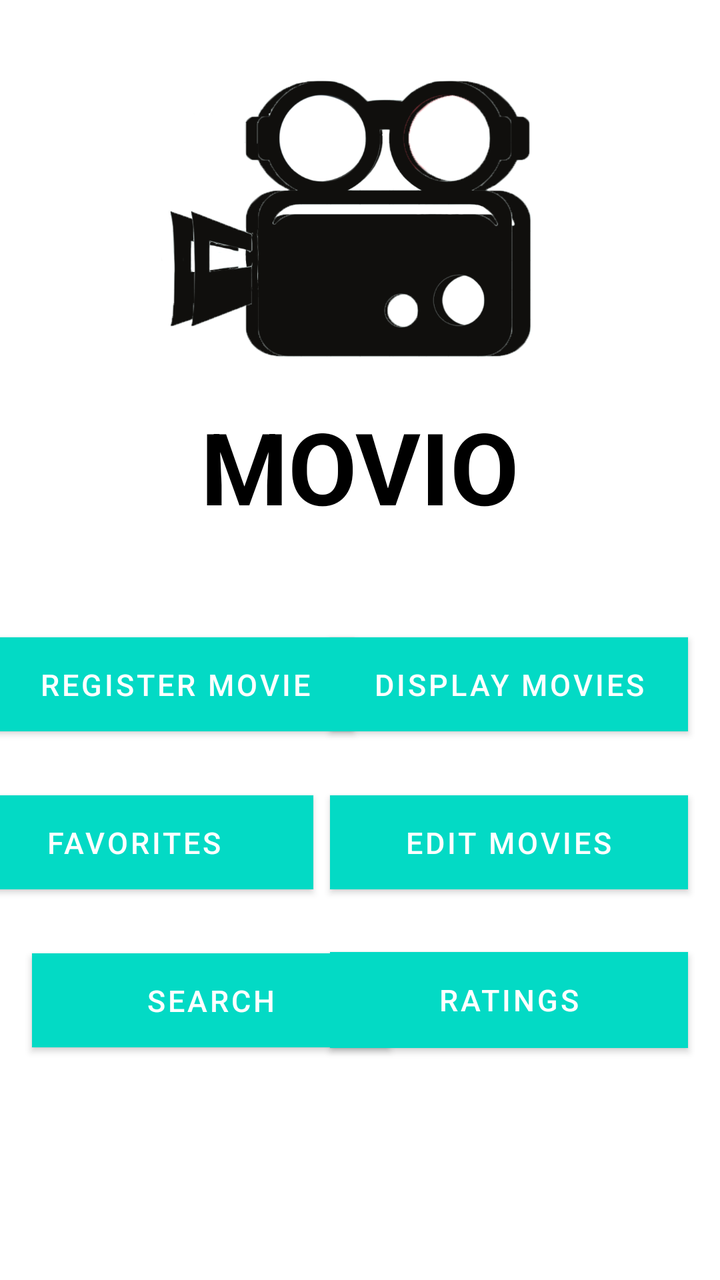
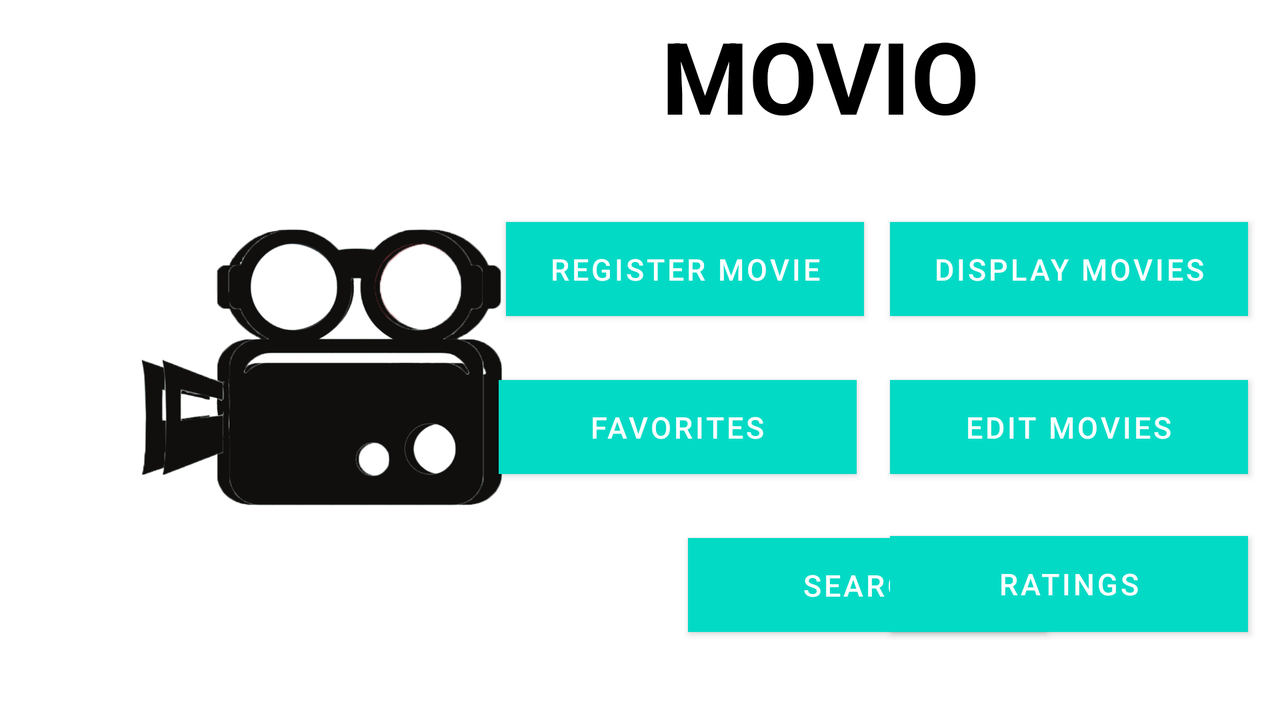

An Android layout and its configuration variant, each rendered on a device that would load it. The default file and the variant file are quoted in full after the pictures.
<!-- AndroidManifest.xml: application theme Theme.MyMovieappBrandNew -->
<!-- res/layout/activity_main.xml -->
<?xml version="1.0" encoding="utf-8"?>
<androidx.constraintlayout.widget.ConstraintLayout xmlns:android="http://schemas.android.com/apk/res/android"
    xmlns:app="http://schemas.android.com/apk/res-auto"
    xmlns:tools="http://schemas.android.com/tools"
    android:layout_width="match_parent"
    android:layout_height="match_parent"
    tools:context=".MainActivity">

    <Button
        android:id="@+id/button7"
        android:layout_width="179dp"
        android:layout_height="47dp"
        android:layout_gravity="center_horizontal"
        android:layout_marginStart="4dp"
        android:layout_marginLeft="4dp"
        android:layout_marginBottom="32dp"
        android:background="@color/teal_200"
        android:text="REGISTER MOVIE"
        android:textColor="#fff"
        android:textSize="15sp"
        app:backgroundTint="@color/teal_200"
        app:layout_constraintBottom_toTopOf="@+id/button9"
        app:layout_constraintEnd_toStartOf="@+id/button8"
        app:layout_constraintHorizontal_bias="0.363"
        app:layout_constraintStart_toStartOf="parent" />

    <Button
        android:id="@+id/button8"
        android:layout_width="179dp"
        android:layout_height="47dp"
        android:layout_gravity="center_horizontal"
        android:layout_marginEnd="16dp"
        android:layout_marginRight="16dp"
        android:background="@color/teal_200"
        android:text="DISPLAY MOVIES"
        android:textColor="#fff"
        android:textSize="15sp"
        app:backgroundTint="@color/teal_200"
        app:layout_constraintBottom_toTopOf="@+id/button10"
        app:layout_constraintEnd_toEndOf="parent"
        app:layout_constraintTop_toTopOf="@+id/button7"
        app:layout_constraintVertical_bias="0.0" />

    <Button
        android:id="@+id/button9"
        android:layout_width="179dp"
        android:layout_height="47dp"
        android:layout_gravity="center_horizontal"
        android:layout_marginEnd="16dp"
        android:layout_marginRight="16dp"
        android:layout_marginBottom="32dp"
        android:background="@color/teal_200"
        android:text="FAVORITES"
        android:textColor="#fff"
        android:textSize="15sp"
        app:backgroundTint="@color/teal_200"
        app:layout_constraintBottom_toTopOf="@+id/button11"
        app:layout_constraintEnd_toStartOf="@+id/button10"
        app:layout_constraintHorizontal_bias="0.761"
        app:layout_constraintStart_toStartOf="parent" />

    <Button
        android:id="@+id/button10"
        android:layout_width="179dp"
        android:layout_height="47dp"
        android:layout_gravity="center_horizontal"
        android:layout_marginEnd="16dp"
        android:layout_marginRight="16dp"
        android:background="@color/teal_200"
        android:text="EDIT MOVIES"
        android:textColor="#fff"
        android:textSize="15sp"
        app:backgroundTint="@color/teal_200"
        app:layout_constraintBottom_toBottomOf="@+id/button9"
        app:layout_constraintEnd_toEndOf="parent"
        app:layout_constraintTop_toTopOf="@+id/button9"
        app:layout_constraintVertical_bias="0.0" />

    <Button
        android:id="@+id/button11"
        android:layout_width="179dp"
        android:layout_height="47dp"
        android:layout_gravity="center_horizontal"
        android:layout_marginStart="16dp"
        android:layout_marginLeft="16dp"
        android:background="@color/teal_200"
        android:text="SEARCH"
        android:textColor="#fff"
        android:textSize="15sp"
        app:backgroundTint="@color/teal_200"
        app:layout_constraintBottom_toBottomOf="@+id/button12"
        app:layout_constraintStart_toStartOf="parent"
        app:layout_constraintTop_toTopOf="@+id/button12" />

    <Button
        android:id="@+id/button12"
        android:layout_width="179dp"
        android:layout_height="wrap_content"
        android:layout_gravity="center_horizontal"
        android:layout_marginEnd="16dp"
        android:layout_marginRight="16dp"
        android:layout_marginBottom="116dp"
        android:background="@color/teal_200"
        android:text="RATINGS"
        android:textColor="#fff"
        android:textSize="15sp"
        app:backgroundTint="@color/teal_200"
        app:layout_constraintBottom_toBottomOf="parent"
        app:layout_constraintEnd_toEndOf="parent"
        app:layout_constraintHorizontal_bias="1.0"
        app:layout_constraintStart_toEndOf="@+id/button11" />

    <TextView
        android:id="@+id/textView"
        android:layout_width="268dp"
        android:layout_height="91dp"
        android:layout_marginBottom="40dp"
        android:gravity="center"
        android:text="MOVIO"
        android:textColor="@color/black"
        android:textSize="50sp"
        android:textStyle="bold"
        app:layout_constraintBottom_toTopOf="@+id/button8"
        app:layout_constraintEnd_toEndOf="parent"
        app:layout_constraintHorizontal_bias="0.496"
        app:layout_constraintStart_toStartOf="parent" />

    <ImageView
        android:id="@+id/imageView"
        android:layout_width="307dp"
        android:layout_height="218dp"
        android:layout_marginBottom="64dp"
        android:background="@drawable/logo"
        app:layout_constraintBottom_toTopOf="@+id/button7"
        app:layout_constraintEnd_toEndOf="parent"
        app:layout_constraintStart_toStartOf="parent"
        tools:srcCompat="@drawable/logo" />


</androidx.constraintlayout.widget.ConstraintLayout>
<!-- resources referenced by this layout -->
<resources>
  <!-- drawable logo: jpg bitmap (drawable, 99172 bytes) -->
  <style name="Theme.MyMovieappBrandNew" parent="Theme.MaterialComponents.DayNight.DarkActionBar">
          
          <item name="colorPrimary">@color/teal_200</item>
          <item name="colorPrimaryVariant">@color/teal_700</item>
          <item name="colorOnPrimary">@color/white</item>
          
          <item name="colorSecondary">@color/teal_200</item>
          <item name="colorSecondaryVariant">@color/teal_700</item>
          <item name="colorOnSecondary">@color/black</item>
          
          <item name="android:statusBarColor" tools:targetApi="l">?attr/colorPrimaryVariant</item>
          
      </style>
</resources>
<!-- res/layout-land/activity_main.xml (the repository's variant of the layout above) -->
<!-- drawn on the phone turned sideways -->
<?xml version="1.0" encoding="utf-8"?>
<androidx.constraintlayout.widget.ConstraintLayout xmlns:android="http://schemas.android.com/apk/res/android"
    xmlns:app="http://schemas.android.com/apk/res-auto"
    xmlns:tools="http://schemas.android.com/tools"
    android:layout_width="match_parent"
    android:layout_height="match_parent"
    tools:context=".MainActivity">

    <Button
        android:id="@+id/button7"
        android:layout_width="179dp"
        android:layout_height="47dp"
        android:layout_gravity="center_horizontal"
        android:layout_marginStart="4dp"
        android:layout_marginLeft="4dp"
        android:layout_marginBottom="32dp"
        android:background="@color/teal_200"
        android:text="REGISTER MOVIE"
        android:textColor="#fff"
        android:textSize="15sp"
        app:backgroundTint="@color/teal_200"
        app:layout_constraintBottom_toTopOf="@+id/button9"
        app:layout_constraintEnd_toStartOf="@+id/button8"
        app:layout_constraintHorizontal_bias="0.951"
        app:layout_constraintStart_toStartOf="parent" />

    <Button
        android:id="@+id/button8"
        android:layout_width="179dp"
        android:layout_height="47dp"
        android:layout_gravity="center_horizontal"
        android:layout_marginEnd="16dp"
        android:layout_marginRight="16dp"
        android:background="@color/teal_200"
        android:text="DISPLAY MOVIES"
        android:textColor="#fff"
        android:textSize="15sp"
        app:backgroundTint="@color/teal_200"
        app:layout_constraintBottom_toTopOf="@+id/button10"
        app:layout_constraintEnd_toEndOf="parent"
        app:layout_constraintTop_toTopOf="@+id/button7"
        app:layout_constraintVertical_bias="0.0" />

    <Button
        android:id="@+id/button9"
        android:layout_width="179dp"
        android:layout_height="47dp"
        android:layout_gravity="center_horizontal"
        android:layout_marginEnd="16dp"
        android:layout_marginRight="16dp"
        android:layout_marginBottom="32dp"
        android:background="@color/teal_200"
        android:text="FAVORITES"
        android:textColor="#fff"
        android:textSize="15sp"
        app:backgroundTint="@color/teal_200"
        app:layout_constraintBottom_toTopOf="@+id/button11"
        app:layout_constraintEnd_toStartOf="@+id/button10"
        app:layout_constraintHorizontal_bias="0.997"
        app:layout_constraintStart_toStartOf="parent" />

    <Button
        android:id="@+id/button10"
        android:layout_width="179dp"
        android:layout_height="47dp"
        android:layout_gravity="center_horizontal"
        android:layout_marginEnd="16dp"
        android:layout_marginRight="16dp"
        android:background="@color/teal_200"
        android:text="EDIT MOVIES"
        android:textColor="#fff"
        android:textSize="15sp"
        app:backgroundTint="@color/teal_200"
        app:layout_constraintBottom_toBottomOf="@+id/button9"
        app:layout_constraintEnd_toEndOf="parent"
        app:layout_constraintTop_toTopOf="@+id/button9"
        app:layout_constraintVertical_bias="0.0" />

    <Button
        android:id="@+id/button11"
        android:layout_width="179dp"
        android:layout_height="47dp"
        android:layout_gravity="center_horizontal"
        android:layout_marginStart="344dp"
        android:layout_marginLeft="344dp"
        android:background="@color/teal_200"
        android:text="SEARCH"
        android:textColor="#fff"
        android:textSize="15sp"
        app:backgroundTint="@color/teal_200"
        app:layout_constraintBottom_toBottomOf="@+id/button12"
        app:layout_constraintStart_toStartOf="parent"
        app:layout_constraintTop_toTopOf="@+id/button12"
        app:layout_constraintVertical_bias="1.0" />

    <Button
        android:id="@+id/button12"
        android:layout_width="179dp"
        android:layout_height="wrap_content"
        android:layout_gravity="center_horizontal"
        android:layout_marginEnd="16dp"
        android:layout_marginRight="16dp"
        android:layout_marginBottom="44dp"
        android:background="@color/teal_200"
        android:text="RATINGS"
        android:textColor="#fff"
        android:textSize="15sp"
        app:backgroundTint="@color/teal_200"
        app:layout_constraintBottom_toBottomOf="parent"
        app:layout_constraintEnd_toEndOf="parent"
        app:layout_constraintHorizontal_bias="1.0"
        app:layout_constraintStart_toEndOf="@+id/button11" />

    <TextView
        android:id="@+id/textView"
        android:layout_width="268dp"
        android:layout_height="91dp"
        android:layout_marginBottom="28dp"
        android:gravity="center"
        android:text="MOVIO"
        android:textColor="@color/black"
        android:textSize="50sp"
        android:textStyle="bold"
        app:layout_constraintBottom_toTopOf="@+id/button8"
        app:layout_constraintEnd_toEndOf="parent"
        app:layout_constraintHorizontal_bias="0.742"
        app:layout_constraintStart_toStartOf="parent" />

    <ImageView
        android:id="@+id/imageView"
        android:layout_width="307dp"
        android:layout_height="218dp"
        android:background="@drawable/logo"
        app:layout_constraintEnd_toEndOf="parent"
        app:layout_constraintHorizontal_bias="0.037"
        app:layout_constraintStart_toStartOf="parent"
        app:layout_constraintTop_toTopOf="@+id/button7"
        tools:srcCompat="@drawable/logo" />


</androidx.constraintlayout.widget.ConstraintLayout>
